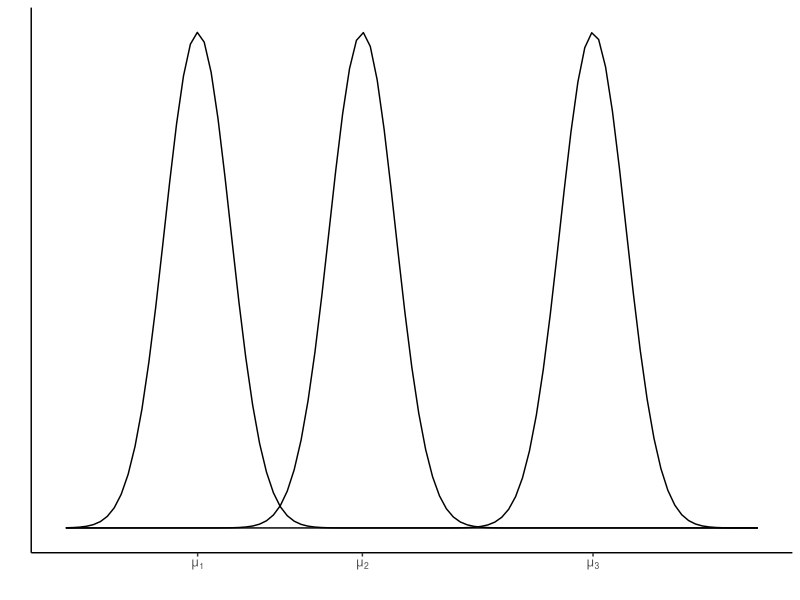

This figure's R source:
## ---- chunk 1
set.seed(5469) 
type <- factor(rep(paste("Type", 1:3), each = 4))
df <- data.frame(treatment = type, opacity = round(c(rnorm(4, 5), rnorm(4, 7), rnorm(4, 9)), 1))
df <- df[sample(1:12), ]
df$cup <- 1:12; df <- df[, c(3, 1, 2)]
df
## ---- chunk 2
require(tidyverse)
ggplot(data.frame(x = c(-4, 17)), aes(x)) + 
  stat_function(fun = dnorm, args = list(mean = 0, sd = 1)) +
  stat_function(fun = dnorm, args = list(mean = 5, sd = 1))+
  stat_function(fun = dnorm, args = list(mean = 12, sd = 1)) +
  theme_classic() +
  scale_x_continuous(breaks = c(0, 5, 12), labels = c(expression(mu[1]), expression(mu[2]), expression(mu[3]))) +
  xlab("") + ylab("") + theme(axis.text.y = element_blank(), axis.ticks.y = element_blank())
